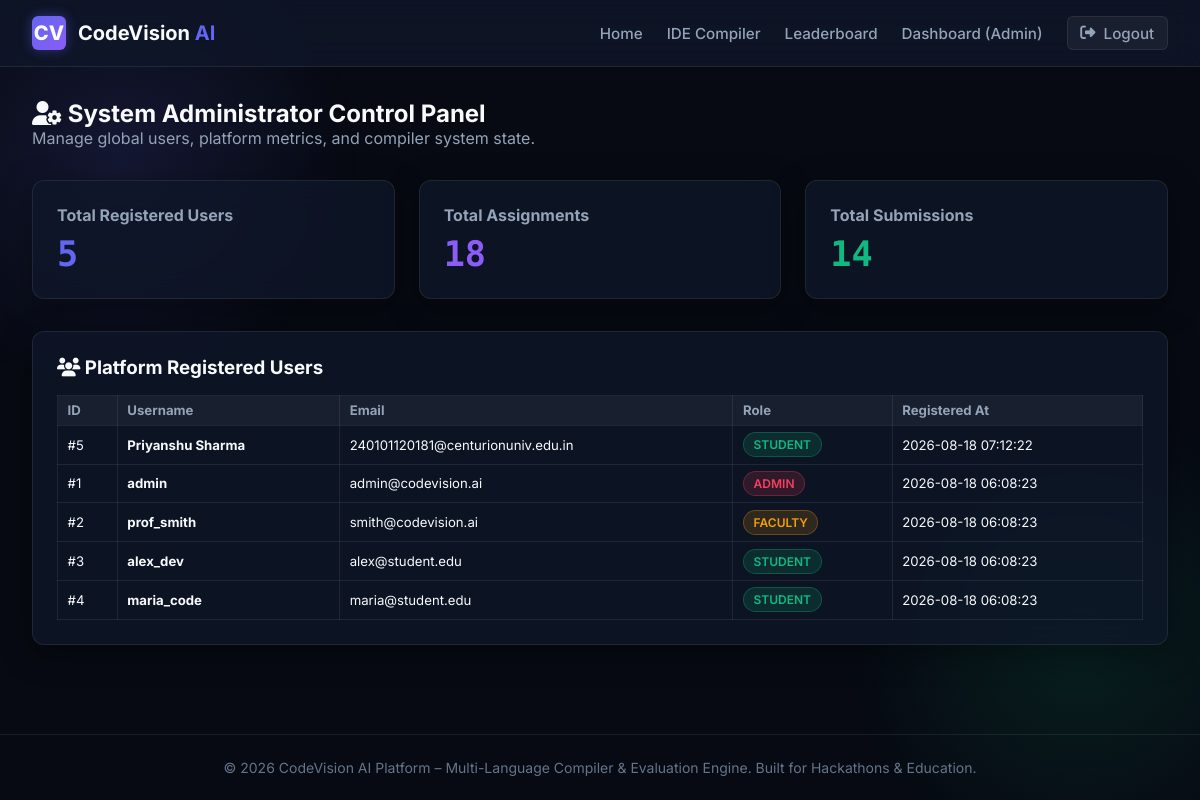
The page /admin/dashboard (signed in) on the database its author committed.
### tables this page shows
CREATE TABLE users (
    id INTEGER PRIMARY KEY AUTOINCREMENT,
    username TEXT UNIQUE NOT NULL,
    email TEXT UNIQUE NOT NULL,
    password_hash TEXT NOT NULL,
    role TEXT NOT NULL CHECK(role IN ('student', 'faculty', 'admin')),
    created_at TIMESTAMP DEFAULT CURRENT_TIMESTAMP,
    style_fingerprint TEXT DEFAULT '{}'
);

### app.py (the view)
@app.route('/admin/dashboard')
@role_required(['admin'])
def admin_dashboard():
    conn = get_db_connection()
    users = conn.execute("SELECT id, username, email, role, created_at FROM users ORDER BY created_at DESC").fetchall()
    stats = {
        "total_users": conn.execute("SELECT COUNT(*) as cnt FROM users").fetchone()['cnt'],
        "total_assignments": conn.execute("SELECT COUNT(*) as cnt FROM assignments").fetchone()['cnt'],
        "total_submissions": conn.execute("SELECT COUNT(*) as cnt FROM submissions").fetchone()['cnt'],
    }
    conn.close()
    return render_template('admin_dashboard.html', users=users, stats=stats)

### app.py (called while the page is built)
@app.context_processor
def inject_user():
    return dict(current_user=get_current_user())

### database/db.py (called while the page is built)
def get_db_connection():
    conn = sqlite3.connect(DB_PATH)
    conn.row_factory = sqlite3.Row
    return conn

### utils/auth.py (called while the page is built)
def get_current_user():
    user_id = session.get('user_id')
    if not user_id:
        return None
    conn = get_db_connection()
    user = conn.execute("SELECT id, username, email, role, created_at FROM users WHERE id = ?", (user_id,)).fetchone()
    conn.close()
    return user

def role_required(allowed_roles):
    def decorator(f):
        @wraps(f)
        def decorated_function(*args, **kwargs):
            if 'user_id' not in session:
                if request.path.startswith('/api/'):
                    return jsonify({"error": "Authentication required"}), 401
                return redirect(url_for('login_page'))
            user_role = session.get('role')
            if user_role not in allowed_roles:
                if request.path.startswith('/api/'):
                    return jsonify({"error": "Access denied: Unauthorized role"}), 403
                flash("Access denied: You do not have permission to view this page.", "danger")
                return redirect(url_for('dashboard_router'))
            return f(*args, **kwargs)
        return decorated_function
    return decorator

### templates/admin_dashboard.html (shortened to what this page needs)
{% extends "base.html" %}
{% block content %}
<div style="margin-bottom: 2rem;">
    <h2><i class="fa-solid fa-user-gear"></i> System Administrator Control Panel</h2>
    <p style="color: var(--text-secondary);">Manage global users, platform metrics, and compiler system state.</p>
</div>
<div style="display: grid; grid-template-columns: repeat(3, 1fr); gap: 1.5rem; margin-bottom: 2rem;">
    <div class="glass-card">
        <h4 style="color: var(--text-secondary);">Total Registered Users</h4>
        <div style="font-size: 2.2rem; font-weight: 700; color: var(--primary); font-family: var(--font-mono); margin-top: 0.5rem;">
            {{ stats.total_users }}
        </div>
    </div>
    <div class="glass-card">
        <h4 style="color: var(--text-secondary);">Total Assignments</h4>
        <div style="font-size: 2.2rem; font-weight: 700; color: var(--accent-purple); font-family: var(--font-mono); margin-top: 0.5rem;">
            {{ stats.total_assignments }}
        </div>
    </div>
    <div class="glass-card">
        <h4 style="color: var(--text-secondary);">Total Submissions</h4>
        <div style="font-size: 2.2rem; font-weight: 700; color: var(--accent-emerald); font-family: var(--font-mono); margin-top: 0.5rem;">
            {{ stats.total_submissions }}
        </div>
    </div>
</div>
<div class="glass-card">
    <h3><i class="fa-solid fa-users"></i> Platform Registered Users</h3>
    <div style="overflow-x: auto; margin-top: 1rem;">
        <table class="tokens-table" style="font-family: var(--font-sans);">
            <thead>
                <tr>
                    <th>ID</th>
                    <th>Username</th>
                    <th>Email</th>
                    <th>Role</th>
                    <th>Registered At</th>
                </tr>
            </thead>
            <tbody>
                {% for u in users %}
                    <tr>
                        <td>#{{ u.id }}</td>
                        <td><strong>{{ u.username }}</strong></td>
                        <td>{{ u.email }}</td>
                        <td>
                            <span class="badge {% if u.role == 'admin' %}badge-hard{% elif u.role == 'faculty' %}badge-medium{% else %}badge-easy{% endif %}">
                                {{ u.role|upper }}
                            </span>
                        </td>
                        <td>{{ u.created_at }}</td>
                    </tr>
                {% endfor %}
            </tbody>
        </table>
    </div>
</div>
{% endblock %}

### templates/base.html (shortened to what this page needs)
<!DOCTYPE html>
<html lang="en">
<head>
    <link rel="stylesheet" href="https://cdnjs.cloudflare.com/ajax/libs/font-awesome/6.4.0/css/all.min.css">
    <link rel="stylesheet" href="{{ url_for('static', filename='css/main.css') }}">
    <link rel="stylesheet" href="{{ url_for('static', filename='css/editor.css') }}">
</head>
<body>
    <nav class="navbar">
        <a href="{{ url_for('index_page') }}" class="nav-brand">
            <div class="brand-icon">CV</div>
            <span>CodeVision <span style="color: var(--primary);">AI</span></span>
        </a>
        <ul class="nav-links">
            <li><a href="{{ url_for('index_page') }}">Home</a></li>
            <li><a href="{{ url_for('editor_page') }}">IDE Compiler</a></li>
            <li><a href="{{ url_for('leaderboard_page') }}">Leaderboard</a></li>
            {% if current_user %}
                <li><a href="{{ url_for('dashboard_router') }}">Dashboard ({{ current_user.role|capitalize }})</a></li>
                <li><a href="{{ url_for('logout_action') }}" class="btn btn-secondary btn-sm"><i class="fa-solid fa-right-from-bracket"></i> Logout</a></li>
            {% else %}
                <li><a href="{{ url_for('login_page') }}">Login</a></li>
                <li><a href="{{ url_for('register_page') }}" class="btn btn-primary btn-sm">Register</a></li>
            {% endif %}
        </ul>
    </nav>
    <main class="main-container">
        {% block content %}{% endblock %}
    </main>
    <footer>
        <p>&copy; 2026 CodeVision AI Platform – Multi-Language Compiler & Evaluation Engine. Built for Hackathons & Education.</p>
    </footer>
</body>
</html>

### static/css/main.css (style rules this page uses)
:root { --bg-main: #070a12; --bg-surface: #0f172a; --bg-card: rgba(15, 23, 42, 0.75); --bg-card-hover: rgba(30, 41, 59, 0.85); --border-color: rgba(255, 255, 255, 0.08); --border-glow: rgba(99, 102, 241, 0.3); --primary: #6366f1; --primary-hover: #4f46e5; --primary-glow: rgba(99, 102, 241, 0.4); --accent-emerald: #10b981; --accent-amber: #f59e0b; --accent-rose: #f43f5e; --accent-cyan: #06b6d4; --accent-purple: #8b5cf6; --text-primary: #f8fafc; --text-secondary: #94a3b8; --text-muted: #64748b; --font-sans: 'Inter', system-ui, -apple-system, sans-serif; --font-mono: 'Fira Code', monospace; --radius-sm: 6px; --radius-md: 12px; --radius-lg: 18px; --shadow-glass: 0 8px 32px 0 rgba(0, 0, 0, 0.37); }
* { margin: 0; padding: 0; box-sizing: border-box; }
body { font-family: var(--font-sans); background-color: var(--bg-main); color: var(--text-primary); min-height: 100vh; display: flex; flex-direction: column; overflow-x: hidden; }
body::before { content: ''; position: fixed; top: -10%; left: -10%; width: 40vw; height: 40vw; background: radial-gradient(circle, rgba(99, 102, 241, 0.15) 0%, rgba(0,0,0,0) 70%); z-index: -1; pointer-events: none; }
body::after { content: ''; position: fixed; bottom: -10%; right: -10%; width: 40vw; height: 40vw; background: radial-gradient(circle, rgba(16, 185, 129, 0.12) 0%, rgba(0,0,0,0) 70%); z-index: -1; pointer-events: none; }
.navbar { display: flex; justify-content: space-between; align-items: center; padding: 1rem 2rem; background: rgba(15, 23, 42, 0.8); backdrop-filter: blur(16px); border-bottom: 1px solid var(--border-color); position: sticky; top: 0; z-index: 100; }
.nav-brand { display: flex; align-items: center; gap: 0.75rem; font-weight: 700; font-size: 1.25rem; color: var(--text-primary); text-decoration: none; }
.brand-icon { width: 34px; height: 34px; background: linear-gradient(135deg, var(--primary), var(--accent-purple)); border-radius: var(--radius-sm); display: flex; align-items: center; justify-content: center; font-weight: 800; box-shadow: 0 0 12px var(--primary-glow); }
.nav-links { display: flex; align-items: center; gap: 1.5rem; list-style: none; }
.nav-links a { color: var(--text-secondary); text-decoration: none; font-weight: 500; font-size: 0.95rem; transition: all 0.2s ease; }
.btn { display: inline-flex; align-items: center; justify-content: center; gap: 0.5rem; padding: 0.6rem 1.25rem; border-radius: var(--radius-sm); font-weight: 600; font-size: 0.9rem; cursor: pointer; transition: all 0.2s cubic-bezier(0.4, 0, 0.2, 1); border: none; text-decoration: none; }
.btn-secondary { background: rgba(255, 255, 255, 0.05); color: var(--text-primary); border: 1px solid var(--border-color); }
.btn-sm { padding: 0.4rem 0.8rem; font-size: 0.825rem; }
.main-container { flex: 1; padding: 2rem; max-width: 1400px; width: 100%; margin: 0 auto; }
.glass-card { background: var(--bg-card); backdrop-filter: blur(16px); border: 1px solid var(--border-color); border-radius: var(--radius-md); padding: 1.5rem; box-shadow: var(--shadow-glass); transition: transform 0.2s ease, border-color 0.2s ease; }
h1, h2, h3, h4 { color: var(--text-primary); font-weight: 700; }
.badge { display: inline-block; padding: 0.25rem 0.6rem; border-radius: 9999px; font-size: 0.75rem; font-weight: 600; text-transform: uppercase; }
.badge-easy { background: rgba(16, 185, 129, 0.15); color: var(--accent-emerald); border: 1px solid rgba(16, 185, 129, 0.3); }
.badge-medium { background: rgba(245, 158, 11, 0.15); color: var(--accent-amber); border: 1px solid rgba(245, 158, 11, 0.3); }
.badge-hard { background: rgba(244, 63, 94, 0.15); color: var(--accent-rose); border: 1px solid rgba(244, 63, 94, 0.3); }
footer { text-align: center; padding: 1.5rem; border-top: 1px solid var(--border-color); color: var(--text-muted); font-size: 0.875rem; margin-top: auto; }

### static/css/editor.css (style rules this page uses)
.tokens-table { width: 100%; border-collapse: collapse; font-family: var(--font-mono); font-size: 0.825rem; }
.tokens-table th, .tokens-table td { padding: 0.4rem 0.6rem; border: 1px solid var(--border-color); text-align: left; }
.tokens-table th { background: rgba(255, 255, 255, 0.05); color: var(--text-secondary); }

### rows shown on the page
users: role "Admin", id "1", username "admin", email "admin@codevision.ai", role "ADMIN", created_at "2026-08-18 06:08:23"
users: id "5", username "Priyanshu Sharma", email "240101120181@centurionuniv.edu.in", role "STUDENT", created_at "2026-08-18 07:12:22"
users: id "2", username "prof_smith", email "smith@codevision.ai", role "FACULTY", created_at "2026-08-18 06:08:23"
users: id "3", username "alex_dev", email "alex@student.edu", role "STUDENT", created_at "2026-08-18 06:08:23"
users: id "4", username "maria_code", email "maria@student.edu", role "STUDENT", created_at "2026-08-18 06:08:23"

### other values the page prints
{{ stats.total_users }} "5"
{{ stats.total_assignments }} "18"
{{ stats.total_submissions }} "14"
